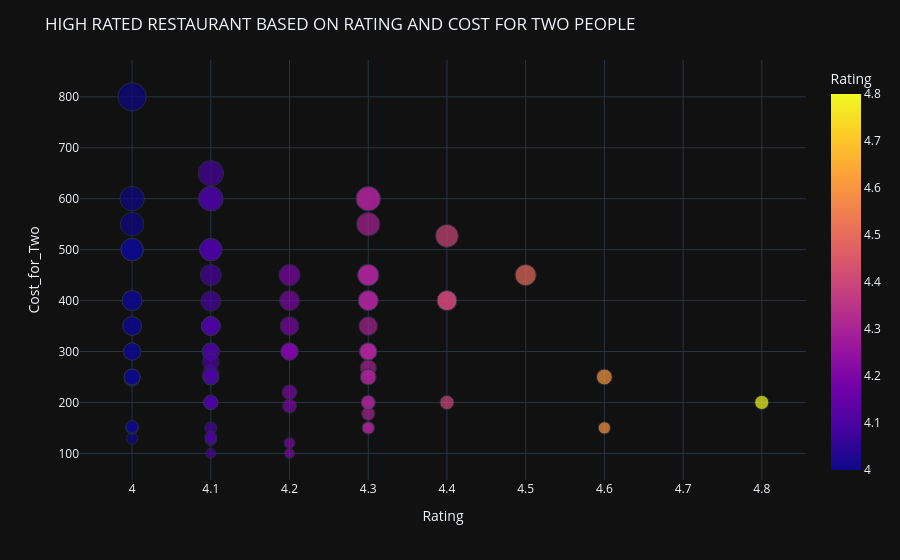

The notebook cell this image was saved under:
### Markdown cell above
CONCLUSION :

 AFFORDABLE RESTAURANT IS KHICHDI EXPERIMENT WITH HIGHEST RATING 4.8

### Code cell
# PLOTLY 

import plotly.express as px 
fig = px.scatter(high_rated_restaurant,
                 x='Rating',
                 y='Cost_for_Two',
                 color='Rating',
                 size='Cost_for_Two')

fig.update_layout(template = "plotly_dark",title="HIGH RATED RESTAURANT BASED ON RATING AND COST FOR TWO PEOPLE")
fig.show()

### Figure 1 — Plotly figure (JSON) as saved in the notebook; plotly's stock layout.template omitted (floating-point values rounded to 4 significant figures)
{"data": [{"hovertemplate": "Rating=%{marker.color}<br>Cost_for_Two=%{marker.size}<extra></extra>", "legendgroup": "", "marker": {"color": [4.3, 4.4, 4.1, 4.4, 4.1, 4.2, 4.1, 4.1, 4.1, 4.0, 4.3, 4.3, 4.2, 4.1, 4.1, 4.2, 4.1, 4.3, 4.0, 4.0, 4.1, 4.3, 4.1, 4.1, 4.1, 4.0, 4.2, 4.0, 4.3, 4.3, 4.1, 4.1, 4.3, 4.3, 4.3, 4.1, 4.3, 4.1, 4.0, 4.0, 4.4, 4.1, 4.0, 4.1, 4.1, 4.1, 4.3, 4.0, 4.0, 4.3, 4.1, 4.1, 4.3, 4.0, 4.2, 4.0, 4.3, 4.0, 4.3, 4.2, 4.3, 4.8, 4.2, 4.5, 4.1, 4.6, 4.0, 4.3, 4.0, 4.1, 4.3, 4.1, 4.3, 4.3, 4.1, 4.1, 4.6, 4.2, 4.0, 4.1, 4.1, 4.0, 4.0, 4.0, 4.3, 4.0, 4.0, 4.4, 4.1, 4.2, 4.3, 4.2], "coloraxis": "coloraxis", "size": [150, 400, 126, 400, 450, 350, 200, 350, 500, 247, 550, 450, 450, 150, 200, 300, 350, 300, 129, 400, 300, 150, 250, 250, 350, 500, 300, 150, 268, 600, 600, 250, 300, 300, 450, 250, 250, 200, 600, 350, 527, 300, 150, 130, 257, 200, 400, 300, 400, 200, 280, 399, 400, 250, 220, 250, 600, 800, 300, 300, 300, 200, 100, 450, 350, 150, 250, 450, 500, 350, 178, 100, 400, 250, 500, 500, 250, 120, 250, 650, 132, 300, 350, 550, 350, 153, 500, 200, 600, 193, 200, 400], "sizemode": "area", "sizeref": 2, "symbol": "circle"}, "mode": "markers", "name": "", "orientation": "v", "showlegend": false, "type": "scatter", "x": [4.3, 4.4, 4.1, 4.4, 4.1, 4.2, 4.1, 4.1, 4.1, 4.0, 4.3, 4.3, 4.2, 4.1, 4.1, 4.2, 4.1, 4.3, 4.0, 4.0, 4.1, 4.3, 4.1, 4.1, 4.1, 4.0, 4.2, 4.0, 4.3, 4.3, 4.1, 4.1, 4.3, 4.3, 4.3, 4.1, 4.3, 4.1, 4.0, 4.0, 4.4, 4.1, 4.0, 4.1, 4.1, 4.1, 4.3, 4.0, 4.0, 4.3, 4.1, 4.1, 4.3, 4.0, 4.2, 4.0, 4.3, 4.0, 4.3, 4.2, 4.3, 4.8, 4.2, 4.5, 4.1, 4.6, 4.0, 4.3, 4.0, 4.1, 4.3, 4.1, 4.3, 4.3, 4.1, 4.1, 4.6, 4.2, 4.0, 4.1, 4.1, 4.0, 4.0, 4.0, 4.3, 4.0, 4.0, 4.4, 4.1, 4.2, 4.3, 4.2], "xaxis": "x", "y": [150, 400, 126, 400, 450, 350, 200, 350, 500, 247, 550, 450, 450, 150, 200, 300, 350, 300, 129, 400, 300, 150, 250, 250, 350, 500, 300, 150, 268, 600, 600, 250, 300, 300, 450, 250, 250, 200, 600, 350, 527, 300, 150, 130, 257, 200, 400, 300, 400, 200, 280, 399, 400, 250, 220, 250, 600, 800, 300, 300, 300, 200, 100, 450, 350, 150, 250, 450, 500, 350, 178, 100, 400, 250, 500, 500, 250, 120, 250, 650, 132, 300, 350, 550, 350, 153, 500, 200, 600, 193, 200, 400], "yaxis": "y"}], "layout": {"coloraxis": {"colorbar": {"title": {"text": "Rating"}}, "colorscale": [[0, "#0d0887"], [0.1111, "#46039f"], [0.2222, "#7201a8"], [0.3333, "#9c179e"], [0.4444, "#bd3786"], [0.5556, "#d8576b"], [0.6667, "#ed7953"], [0.7778, "#fb9f3a"], [0.8889, "#fdca26"], [1, "#f0f921"]]}, "legend": {"itemsizing": "constant", "tracegroupgap": 0}, "margin": {"t": 60}, "title": {"text": "HIGH RATED RESTAURANT BASED ON RATING AND COST FOR TWO PEOPLE"}, "xaxis": {"anchor": "y", "domain": [0, 1], "title": {"text": "Rating"}}, "yaxis": {"anchor": "x", "domain": [0, 1], "title": {"text": "Cost_for_Two"}}}}
